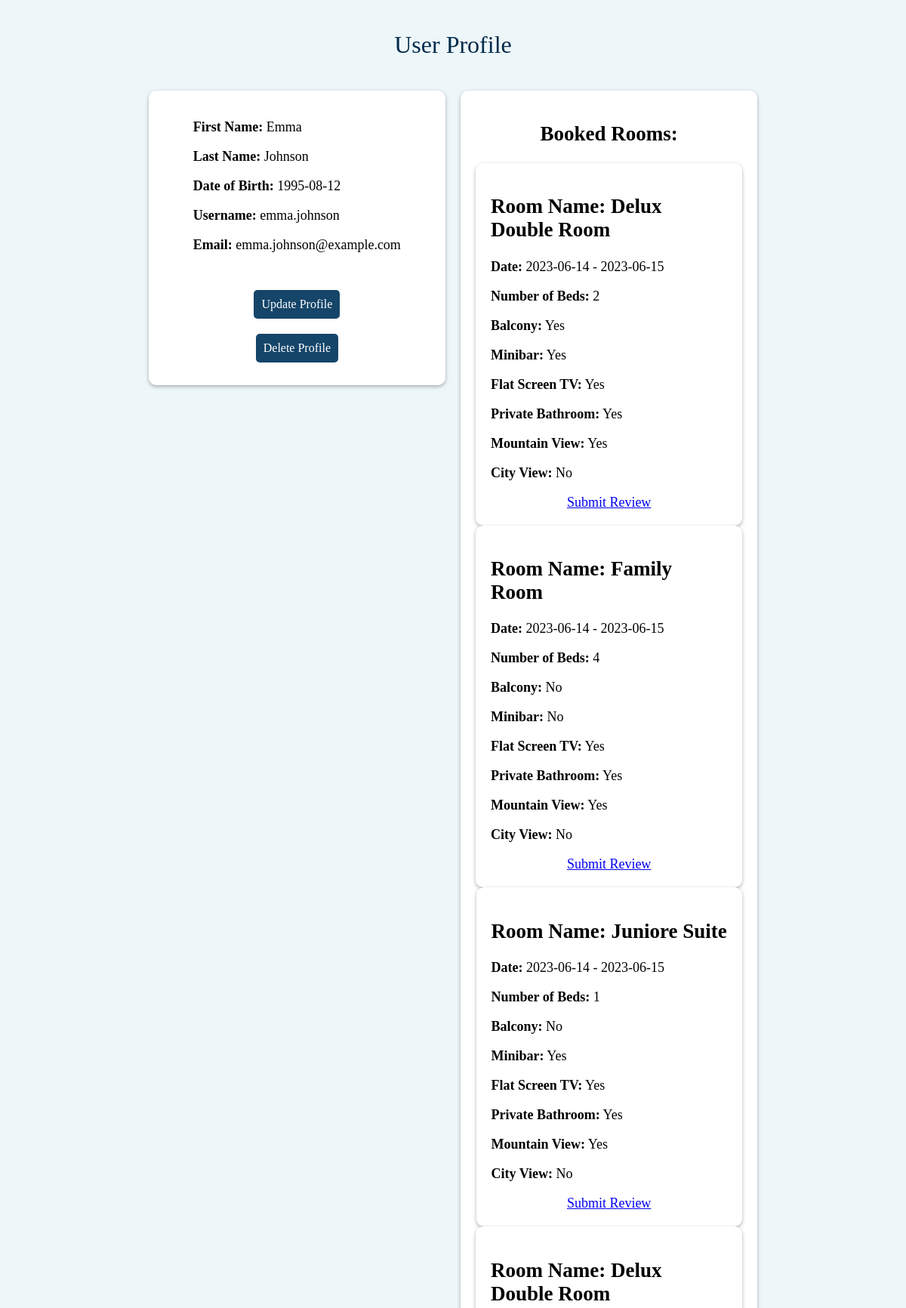
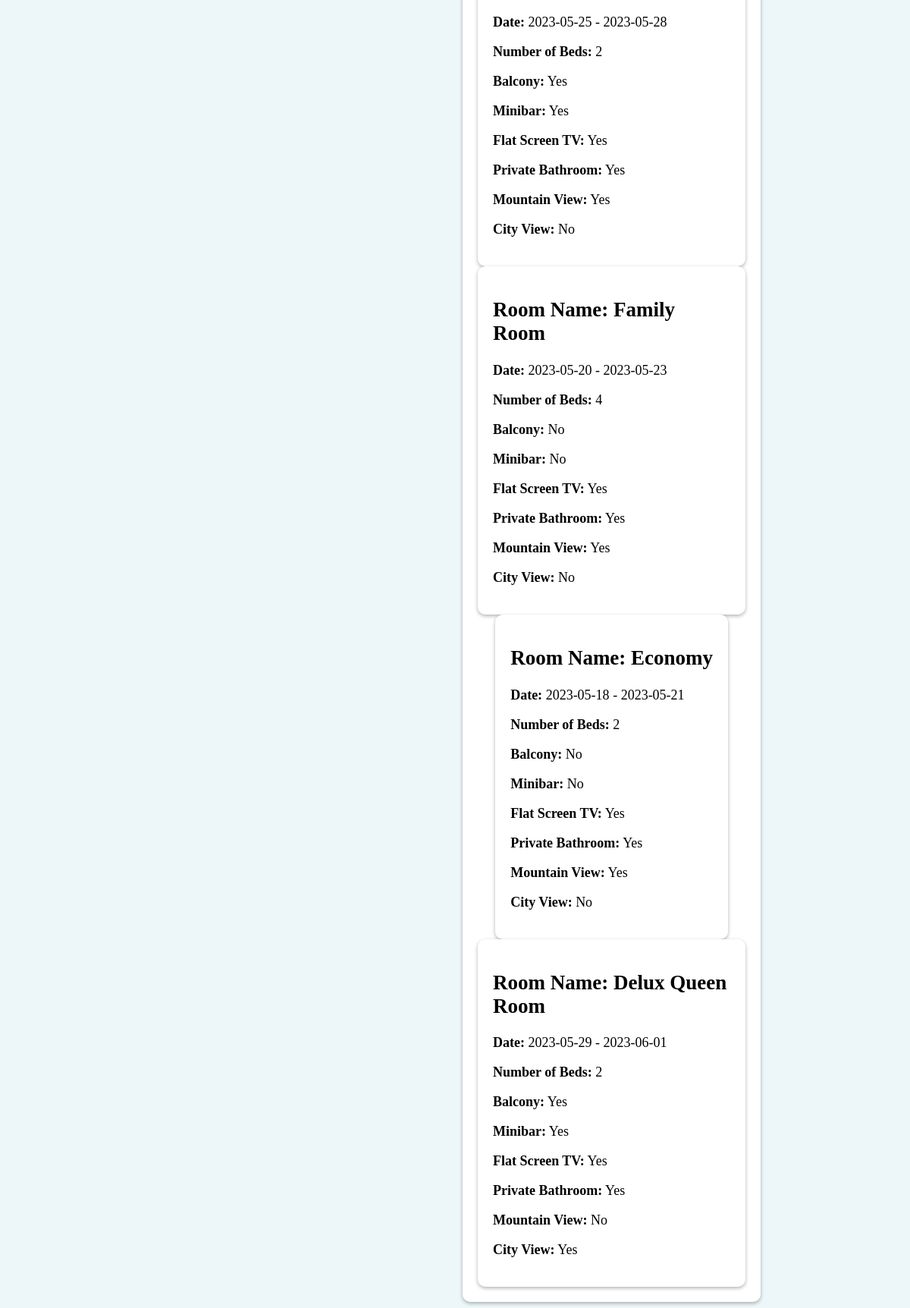
The app's page /Profile/viewProfile.php?userID=6 (signed in) with its own data (2 pictures, top to bottom).
### tables this page shows
CREATE TABLE `users` (
  `UID` int(11) NOT NULL,
  `firstName` varchar(25) NOT NULL,
  `lastName` varchar(50) NOT NULL,
  `dateOfBirth` date NOT NULL,
  `username` varchar(50) NOT NULL,
  `password` varchar(999) NOT NULL,
  `email` varchar(75) NOT NULL,
  `isAdmin` int(2) NOT NULL DEFAULT 0,
  `firstEntryPerson` int(11) DEFAULT NULL,
  `lastEntryPerson` int(11) DEFAULT NULL,
  `firstEntryDate` date NOT NULL DEFAULT (CURDATE()),
  `lastEntryDate` date DEFAULT NULL
);

CREATE TABLE `booking` (
                           `BID` int(11) NOT NULL,
                           `customer` int(11) NOT NULL,
                           `room` int(11) NOT NULL,
                           `fromDate` date NOT NULL,
                           `toDate` date NOT NULL,
                           `firstEntryPerson` int(11) NOT NULL,
                           `lastEntryPerson` int(11) DEFAULT NULL,
                           `firstEntryDate` date NOT NULL DEFAULT CURRENT_DATE,
                           `lastEntryDate` date DEFAULT NULL
);

CREATE TABLE `roomtype` (
  `RID` int(11) NOT NULL,
  `nameOfRoomType` varchar(50) NOT NULL,
  `numberOfBeds` int(2) NOT NULL,
  `firstEntryPerson` int(11) NOT NULL,
  `lastEntryPerson` int(11) DEFAULT NULL,
  `firstEntryDate` date NOT NULL DEFAULT (CURDATE()),
  `lastEntryDate` date DEFAULT NULL,
  `balcony` int(1) NOT NULL DEFAULT 0,
  `cityView` int(1) NOT NULL DEFAULT 0,
  `mountainView` int(1) NOT NULL DEFAULT 0,
  `privateBathroom` int(1) NOT NULL DEFAULT 0,
  `size` int(3) NOT NULL
);

### Profile/viewProfile.php (the view, shortened to what this page needs)
<!doctype html>
<html lang="en">
<head>
    <link rel="stylesheet" href="profile.css">
    <link rel="stylesheet" href="viewProfile.css">
</head>
<body>
<h1>User Profile</h1>
<article class="grid">
<div class="left-container">
    <?php
    $userID = $_SESSION['userID'];
    $conn = OpenCon();
    if (isset($_GET['userID']) && isset($_SESSION['logged_in'])) {
        $userID = $_GET['userID'];
    } else {
        echo "<p class='warning'>You do not have the access to this resource!</p>";
        ?>
        <p>Try <a href="../Login/login.php">logging into</a> your account</p>
        <?php
        exit();
    }
    $sql = "SELECT * FROM users WHERE UID = ?";
    $stmt = $conn->prepare($sql);
    $stmt->bind_param("i", $userID);
    $stmt->execute();
    $result = $stmt->get_result();
    if ($result->num_rows > 0) {
        $row = $result->fetch_assoc();
        ?>
        <section class="background">
        <div class="data">
            <p><strong>First Name: </strong> <?php echo $row['firstName']; ?></p>
            <p> <strong>Last Name: </strong> <?php echo $row['lastName']; ?></p>
            <p> <strong>Date of Birth: </strong><?php echo $row['dateOfBirth']; ?></p>
            <p> <strong>Username: </strong><?php echo $row['username']; ?></p>
            <p><strong>Email:</strong> <?php echo $row['email']; ?></p>
            <br>
        </div>
        <a href="updateProfile.php?param=<?php echo $userID; ?>" class="updateProfile">Update Profile</a>
        <a href="deleteProfile.php?param=<?php echo $userID; ?>" class="updateProfile">Delete Profile</a>
        </section>
<?php
    } else {
        echo '<p class="warning">No user found.</p>';
    }
    ?>
</div>
<div class="right-container">
    <section class="background">
    <?php
    $sql = "SELECT r.RID, rt.nameOfRoomType, rt.numberOfBeds, rt.balcony, r.minibar, r.TV, rt.privateBathroom, rt.mountainView, rt.cityView, b.fromDate, b.toDate, b.BID
                FROM booking b
                INNER JOIN room r ON b.room = r.RID
                INNER JOIN roomtype rt ON r.roomType = rt.RID
                WHERE b.customer = ?";
    $stmt = $conn->prepare($sql);
    $stmt->bind_param("i", $userID);
    $stmt->execute();
    $result = $stmt->get_result();
    if ($result->num_rows > 0) {
        echo "<h2>Booked Rooms:</h2>";
        while ($row = $result->fetch_assoc()) {
            echo "<div class='background'>";
            echo "<div class='data'>";
            echo "<h2><strong>Room Name:</strong> " . $row['nameOfRoomType'] . "</h2>";
            echo "<p><strong>Date:</strong> " . $row['fromDate'] .  " - " . $row['toDate']."</p>";
            echo "<p><strong>Number of Beds:</strong> " . $row['numberOfBeds'] . "</p>";
            echo "<p><strong>Balcony:</strong> " . ($row['balcony'] ? "Yes" : "No") . "</p>";
            echo "<p><strong>Minibar:</strong> " . ($row['minibar'] ? "Yes" : "No") . "</p>";
            echo "<p><strong>Flat Screen TV:</strong> " . ($row['TV'] ? "Yes" : "No") . "</p>";
            echo "<p><strong>Private Bathroom:</strong> " . ($row['privateBathroom'] ? "Yes" : "No") . "</p>";
            echo "<p><strong>Mountain View:</strong> " . ($row['mountainView'] ? "Yes" : "No") . "</p>";
            echo "<p><strong>City View:</strong> " . ($row['cityView'] ? "Yes" : "No") . "</p>";
            echo "</div>";
            $endDate = $row['toDate'];
            $currentDate = date('Y-m-d');
            if ($endDate < $currentDate) {
                $reviewSql = "SELECT * FROM review WHERE booking = ?";
                $reviewStmt = $conn->prepare($reviewSql);
                $reviewStmt->bind_param("i", $row['BID']);
                $reviewStmt->execute();
                $reviewResult = $reviewStmt->get_result();
                if ($reviewResult->num_rows > 0) {
                }
                else {
                    echo '<a href="submitReview.php?BID=' . $row['BID'] . '" class="review-button">Submit Review</a>';
                }
            }
            echo "</div>";
        }
    } else {
        echo "<p class='warning no-rooms-found'>No booked rooms found.</p>";
    }
    ?>
    </section>
</div>
</article>
</body>
</html>

### Profile/profile.css (style rules this page uses)
body { font-family: "PT Sans"; display: flex; align-items: center; flex-direction: column; background-color: #EDF6F9; font-weight: lighter; }
h1 { color: #012A4A; padding: 0px; font-weight: lighter; display: flex; flex-direction: row; text-align: center; justify-items: center; }
.updateProfile { background-color: #012A4A; color: #ffffff; padding: 10px; margin-top: 14px; border: none; border-radius: 8px; cursor: pointer; width: 100%; font-size: 16px; text-decoration: none; }
.background { background-color: white; padding: 50px; border-radius: 10px; box-shadow: 0 2px 5px rgba(0, 0, 0, 0.3); font-size: 18px; }

### Profile/viewProfile.css (style rules this page uses)
body { max-width: 900px; margin: 0 auto; padding: 20px; }
.grid { display: flex; flex-direction: row; gap: 20px; align-items: flex-start; }
.left-container { flex: 1; }
.right-container { flex: 1; }
h1 { text-align: center; }
h1 + article { margin-top: 20px; }
.background { background-color: white; padding: 20px; border-radius: 10px; box-shadow: 0 2px 5px rgba(0, 0, 0, 0.3); font-size: 18px; display: flex; flex-direction: column; align-items: center; justify-content: center; min-height: 200px; }
.updateProfile { display: block; width: auto; padding: 10px; margin: 10px auto; background-color: #154569; color: #fff; text-decoration: none; border-radius: 5px; text-align: center; transition: background-color 0.3s; white-space: nowrap; overflow: hidden; text-overflow: ellipsis; }

### records on screen
users: firstName "Emma", lastName "Johnson", dateOfBirth "1995-08-12", username "emma.johnson", email "emma.johnson@example.com"
booking: roomtype.nameOfRoomType "Delux Double Room", fromDate "2023-06-14", toDate "2023-06-15", roomtype.numberOfBeds "2", shows "Yes", shows "No"
booking: roomtype.nameOfRoomType "Family Room", fromDate "2023-06-14", toDate "2023-06-15", roomtype.numberOfBeds "4", shows "No", shows "Yes"
booking: roomtype.nameOfRoomType "Juniore Suite", fromDate "2023-06-14", toDate "2023-06-15", roomtype.numberOfBeds "1", shows "No", shows "Yes"
booking: roomtype.nameOfRoomType "Delux Double Room", fromDate "2023-05-25", toDate "2023-05-28", roomtype.numberOfBeds "2", shows "Yes", shows "No"
booking: roomtype.nameOfRoomType "Family Room", fromDate "2023-05-20", toDate "2023-05-23", roomtype.numberOfBeds "4", shows "No", shows "Yes"
booking: roomtype.nameOfRoomType "Economy", fromDate "2023-05-18", toDate "2023-05-21", roomtype.numberOfBeds "2", shows "No", shows "Yes"
booking: roomtype.nameOfRoomType "Delux Queen Room", fromDate "2023-05-29", toDate "2023-06-01", roomtype.numberOfBeds "2", shows "Yes", shows "No"
